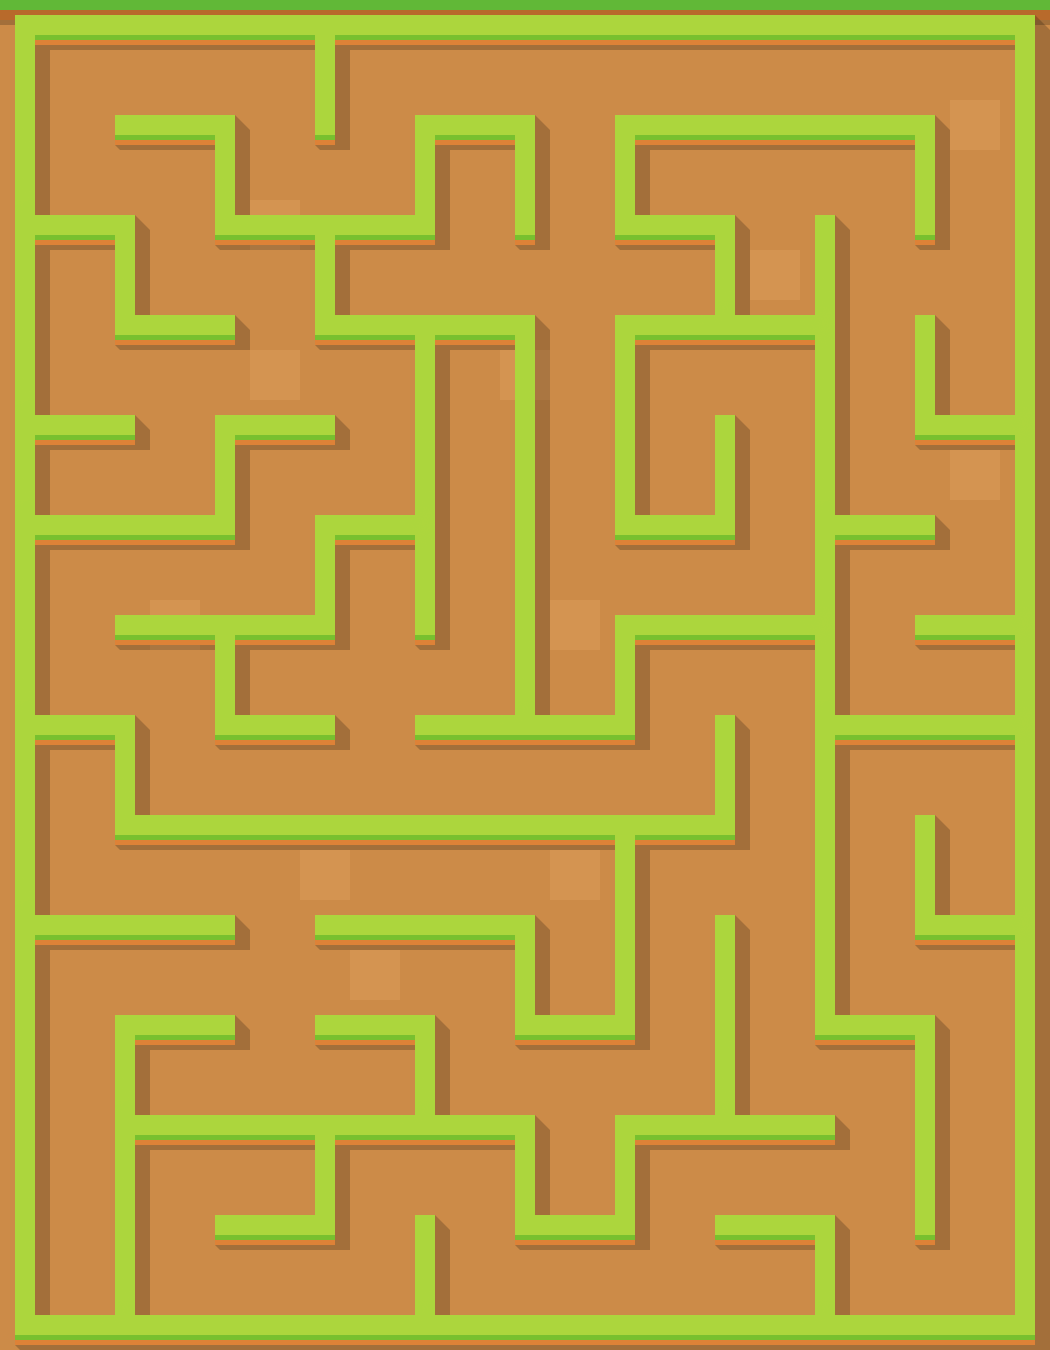

This is a level from a 2D game, rendered from its Tiled map with the project's own tilesets. A one-line summary and the map file follow, with tile-layer data summarised:
An orthogonal 21x27 tile map with 50x50 px tiles, 2 tile layers (soil, wall), 2 tilesets and 83 objects (77x road, playerPos1, endPos, playerPos2, propPos1, ...).

<map version="1.0" orientation="orthogonal" renderorder="right-down" width="21" height="27" tilewidth="50" tileheight="50">
 <tileset firstgid="1" name="mode1Wall" tilewidth="50" tileheight="50">
  <image source="mode1Wall.png" width="450" height="300" />
 </tileset>
 <tileset firstgid="55" name="mode1Tree" tilewidth="50" tileheight="50">
  <image source="mode1Tree.png" width="500" height="500" />
 </tileset>
 <layer name="soil" width="21" height="27">
  <data>[567 cells, 567 non-empty, 3 distinct tile ids]</data>
 </layer>
 <layer name="wall" width="21" height="27">
  <data>[567 cells, 519 non-empty, 23 distinct tile ids]</data>
 </layer>
 <objectgroup name="road">
  <object name="road" x="249.334" y="95.0003" width="53.0004" height="55.9997" />
  <object name="road" x="49.6673" y="451" width="152.667" height="46.666" />
  <object name="road" x="250" y="648.333" width="202" height="52.3337" />
  <object name="road" x="699.666" y="649" width="53.3031" height="49.5756" />
  <object name="road" x="748.996" y="346.001" width="52.6667" height="252.999" />
  <object name="road" x="343.333" y="247.334" width="206.333" height="52.667" />
  <object name="road" x="250.333" y="499" width="50.667" height="103" />
  <object name="road" x="46.6664" y="747.333" width="54.6663" height="153" />
  <object name="road" x="347" y="698" width="53.6664" height="52.3337" />
  <object name="road" x="48.0004" y="247.667" width="50" height="153.333" />
  <object name="road" x="649.167" y="148.668" width="255.061" height="52.7273" />
  <object name="road" x="48.333" y="49.0004" width="252.333" height="49.3337" />
  <object name="road" x="895" y="745.5" width="57" height="57.6667" />
  <object name="road" x="448.666" y="998" width="51.3337" height="102.333" />
  <object name="road" x="97.501" y="949" width="405.334" height="51.333" />
  <object name="road" x="247.333" y="896.499" width="56.9997" height="53.3333" />
  <object name="road" x="47.8323" y="546.666" width="202.667" height="52.3334" />
  <object name="road" x="48.8333" y="951.334" width="52.3336" height="345.667" />
  <object name="road" x="596.667" y="247.333" width="105.334" height="53.6667" />
  <object name="road" x="448.167" y="348.999" width="55.6663" height="350.667" />
  <object name="road" x="701.167" y="846.333" width="52.3337" height="56.667" />
  <object name="road" x="148" y="699.501" width="53.9993" height="100.667" />
  <object name="road" x="47.6677" y="648" width="157.667" height="54.0004" />
  <object name="road" x="248.167" y="297" width="56.0006" height="52.666" />
  <object name="road" x="46.8343" y="97.667" width="55.6677" height="102.333" />
  <object name="road" x="948.167" y="98.333" width="53.6671" height="301.999" />
  <object name="road" x="98.834" y="146.001" width="102.334" height="51.9997" />
  <object name="road" x="900.834" y="450" width="101" height="52.667" />
  <object name="road" x="50.1663" y="598" width="50.6663" height="51.667" />
  <object name="road" x="245.501" y="147.333" width="156" height="50.9993" />
  <object name="road" x="598.168" y="546.334" width="152.333" height="53.6663" />
  <object name="road" x="500.167" y="1049" width="149.667" height="51.0004" />
  <object name="road" x="197.835" y="746.166" width="504.666" height="53.0003" />
  <object name="road" x="348.166" y="398.666" width="54.666" height="101.667" />
  <object name="road" x="98.167" y="847.334" width="501.666" height="51.6663" />
  <object name="road" x="649.5" y="649.333" width="53.6663" height="95.3337" />
  <object name="road" x="449.167" y="1247" width="349.333" height="53.0003" />
  <object name="road" x="547.666" y="98.167" width="52.334" height="603.666" />
  <object name="road" x="646.5" y="848" width="57" height="249.334" />
  <object name="road" x="347.5" y="47.9997" width="653" height="52.0004" />
  <object name="road" x="248.163" y="447.666" width="101.333" height="53.0003" />
  <object name="road" x="446.833" y="146.333" width="53.333" height="105.334" />
  <object name="road" x="199.136" y="252.303" width="105.061" height="48.0606" />
  <object name="road" x="646.47" y="347.97" width="55.061" height="152.394" />
  <object name="road" x="900.137" y="547.636" width="51.061" height="54.3937" />
  <object name="road" x="148.83" y="197.667" width="53.6664" height="104.667" />
  <object name="road" x="899.83" y="647.333" width="102.333" height="53.3337" />
  <object name="road" x="347.499" y="548.334" width="54.9997" height="99.6673" />
  <object name="road" x="148.167" y="1050" width="252.333" height="48.3337" />
  <object name="road" x="146.833" y="400" width="53.6667" height="52.667" />
  <object name="road" x="949.833" y="748.999" width="54.3333" height="149.334" />
  <object name="road" x="746.833" y="197.5" width="55.6677" height="103.333" />
  <object name="road" x="345.333" y="96.167" width="57.3336" height="55.3327" />
  <object name="road" x="96.3337" y="347.5" width="306.333" height="55.6673" />
  <object name="road" x="847.5" y="197.5" width="52" height="303.001" />
  <object name="road" x="696.167" y="349.166" width="56.6667" height="51.334" />
  <object name="road" x="750.5" y="645.166" width="48.6666" height="456.667" />
  <object name="road" x="848.833" y="549.334" width="51.6667" height="153.333" />
  <object name="road" x="546.833" y="896.333" width="53.6666" height="104.667" />
  <object name="road" x="952" y="500" width="48" height="102.001" />
  <object name="road" x="246.5" y="1000.67" width="55.6666" height="54.0003" />
  <object name="road" x="847.333" y="748.167" width="51.3333" height="254.001" />
  <object name="road" x="150.666" y="1247.83" width="252.667" height="51.0007" />
  <object name="road" x="897.666" y="248.166" width="52" height="55.6673" />
  <object name="road" x="149.167" y="1147.83" width="149.667" height="51.0004" />
  <object name="road" x="148.167" y="1197" width="55.6666" height="54.0003" />
  <object name="road" x="349" y="1149.17" width="51.3337" height="102.333" />
  <object name="road" x="397.166" y="1149.17" width="103" height="51.0004" />
  <object name="road" x="445.5" y="1198.33" width="55.6666" height="54.0003" />
  <object name="road" x="547.5" y="1100" width="54.3333" height="101.334" />
  <object name="road" x="647.5" y="1148" width="54.3333" height="101.334" />
  <object name="road" x="698.5" y="1151.83" width="149.667" height="51.0004" />
  <object name="road" x="898.5" y="946.5" width="100.334" height="53.6671" />
  <object name="road" x="948.5" y="998.5" width="51.0007" height="300.334" />
  <object name="road" x="849.5" y="1247.5" width="100.334" height="53.6671" />
  <object name="road" x="847.833" y="1048.5" width="52.334" height="201.667" />
  <object name="road" x="797.166" y="1046.33" width="52.3337" height="56.667" />
 </objectgroup>
 <objectgroup name="pos">
  <object name="playerPos1" x="546" y="246.666" width="56" height="52" />
  <object name="endPos" x="246.67" y="1048.67" width="57.3333" height="52" />
  <object name="playerPos2" x="948" y="1150.67" width="52" height="49.3333" />
 </objectgroup>
 <objectgroup name="Posprop">
  <object name="propPos1" x="448" y="750.667" width="50.6667" height="46.6667" />
  <object name="propPos2" x="849.333" y="350.667" width="49.3333" height="46.6667" />
  <object name="propPos3" x="50.6667" y="1101.33" width="50.6667" height="50.6667" />
 </objectgroup>
</map>
